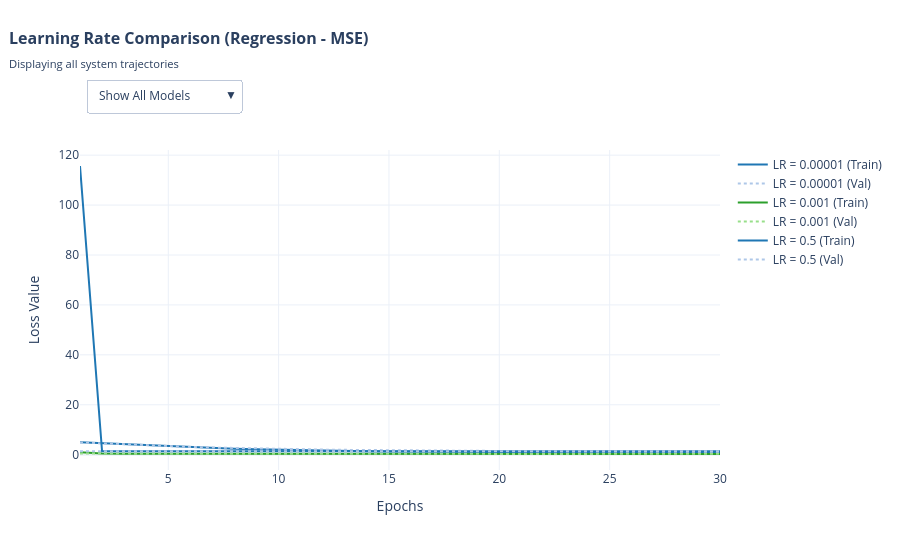

The cell this chart's notebook holds for it:
### Markdown cell above
### Trying learning rate variations

### Code cell
# BLOCK: Trying learning rate variations (Regression)
import torch.optim as optim

print("--- Experiment: Extreme Learning Rate Variations (Regression with Adam) ---")

# 1. Learning Rate: Truly Too Small (1e-5)
print("Training with LR = 0.00001 (Too Small)...")
lr_small_reg, hist_small_reg = build_and_train_mlp(
    X_train_t, y_train_t, X_valid_t, y_valid_t,
    optimizer_cls=optim.Adam, lr=0.00001, epochs=30
)
lr_small_reg.eval()
with torch.no_grad():
    test_loss_small_reg = nn.MSELoss()(lr_small_reg(X_test_t.to(device)), y_test_t.to(device)).item()

# 2. Learning Rate: Good/Baseline (0.001)
print("\nTraining with LR = 0.001 (Baseline)...")
lr_good_reg, hist_good_reg = build_and_train_mlp(
    X_train_t, y_train_t, X_valid_t, y_valid_t,
    optimizer_cls=optim.Adam, lr=0.001, epochs=30
)
lr_good_reg.eval()
with torch.no_grad():
    test_loss_good_reg = nn.MSELoss()(lr_good_reg(X_test_t.to(device)), y_test_t.to(device)).item()

# 3. Learning Rate: Truly Too Large (0.5)
print("\nTraining with LR = 0.5 (Too Large)...")
lr_large_reg, hist_large_reg = build_and_train_mlp(
    X_train_t, y_train_t, X_valid_t, y_valid_t,
    optimizer_cls=optim.Adam, lr=0.5, epochs=30
)
lr_large_reg.eval()
with torch.no_grad():
    test_loss_large_reg = nn.MSELoss()(lr_large_reg(X_test_t.to(device)), y_test_t.to(device)).item()

# --- Visualization & Comparison ---
lr_reg_experiments = {
    'LR = 0.00001': {'history': hist_small_reg, 'test_loss': test_loss_small_reg},
    'LR = 0.001': {'history': hist_good_reg, 'test_loss': test_loss_good_reg},
    'LR = 0.5': {'history': hist_large_reg, 'test_loss': test_loss_large_reg}
}

create_dynamic_evaluation_plot("Learning Rate Comparison (Regression - MSE)", lr_reg_experiments)

print("\n--- Final Regression Test Metrics (MSE) ---")
print(f"LR 0.00001 Test Loss: {test_loss_small_reg:.4f}")
print(f"LR 0.001   Test Loss: {test_loss_good_reg:.4f}")
print(f"LR 0.5     Test Loss: {test_loss_large_reg:.4f}")

### Figure 1 — Plotly figure (JSON) as saved in the notebook; plotly's stock layout.template omitted (floating-point values rounded to 4 significant figures)
{"data": [{"line": {"color": "#1f77b4", "width": 2}, "mode": "lines", "name": "LR = 0.00001 (Train)", "type": "scatter", "x": [1, 2, 3, 4, 5, 6, 7, 8, 9, 10, 11, 12, 13, 14, 15, 16, 17, 18, 19, 20, 21, 22, 23, 24, 25, 26, 27, 28, 29, 30], "y": [5.013, 4.603, 4.192, 3.789, 3.402, 3.037, 2.705, 2.413, 2.156, 1.937, 1.75, 1.593, 1.462, 1.351, 1.26, 1.184, 1.122, 1.069, 1.025, 0.987, 0.9535, 0.9237, 0.897, 0.8725, 0.8507, 0.8304, 0.8113, 0.7937, 0.7772, 0.7624]}, {"line": {"color": "#aec7e8", "dash": "dot", "width": 2}, "mode": "lines", "name": "LR = 0.00001 (Val)", "type": "scatter", "x": [1, 2, 3, 4, 5, 6, 7, 8, 9, 10, 11, 12, 13, 14, 15, 16, 17, 18, 19, 20, 21, 22, 23, 24, 25, 26, 27, 28, 29, 30], "y": [4.913, 4.503, 4.113, 3.752, 3.419, 3.118, 2.863, 2.644, 2.455, 2.294, 2.156, 2.037, 1.936, 1.839, 1.757, 1.684, 1.618, 1.557, 1.502, 1.452, 1.401, 1.356, 1.313, 1.271, 1.232, 1.194, 1.155, 1.122, 1.084, 1.054]}, {"line": {"color": "#2ca02c", "width": 2}, "mode": "lines", "name": "LR = 0.001 (Train)", "type": "scatter", "x": [1, 2, 3, 4, 5, 6, 7, 8, 9, 10, 11, 12, 13, 14, 15, 16, 17, 18, 19, 20, 21, 22, 23, 24, 25, 26, 27, 28, 29, 30], "y": [0.995, 0.4234, 0.3909, 0.3737, 0.3637, 0.3448, 0.3358, 0.3245, 0.3185, 0.3132, 0.3124, 0.3049, 0.2986, 0.3011, 0.2945, 0.2943, 0.2904, 0.2898, 0.2865, 0.2829, 0.2834, 0.2829, 0.2806, 0.2771, 0.2812, 0.2792, 0.2744, 0.2733, 0.2733, 0.2713]}, {"line": {"color": "#98df8a", "dash": "dot", "width": 2}, "mode": "lines", "name": "LR = 0.001 (Val)", "type": "scatter", "x": [1, 2, 3, 4, 5, 6, 7, 8, 9, 10, 11, 12, 13, 14, 15, 16, 17, 18, 19, 20, 21, 22, 23, 24, 25, 26, 27, 28, 29, 30], "y": [0.4794, 0.4026, 0.4149, 0.4135, 0.3565, 0.3509, 0.3516, 0.3333, 0.3239, 0.3621, 0.3433, 0.3217, 0.3262, 0.3067, 0.3317, 0.3072, 0.3142, 0.3134, 0.3141, 0.3197, 0.3126, 0.3142, 0.3029, 0.3131, 0.3325, 0.2948, 0.2935, 0.3026, 0.2988, 0.3252]}, {"line": {"color": "#1f77b4", "width": 2}, "mode": "lines", "name": "LR = 0.5 (Train)", "type": "scatter", "x": [1, 2, 3, 4, 5, 6, 7, 8, 9, 10, 11, 12, 13, 14, 15, 16, 17, 18, 19, 20, 21, 22, 23, 24, 25, 26, 27, 28, 29, 30], "y": [115.7, 1.327, 1.327, 1.328, 1.33, 1.328, 1.332, 1.33, 1.334, 1.335, 1.338, 1.344, 1.346, 1.351, 1.348, 1.351, 1.362, 1.37, 1.35, 1.366, 1.356, 1.365, 1.365, 1.359, 1.354, 1.376, 1.358, 1.368, 1.367, 1.349]}, {"line": {"color": "#aec7e8", "dash": "dot", "width": 2}, "mode": "lines", "name": "LR = 0.5 (Val)", "type": "scatter", "x": [1, 2, 3, 4, 5, 6, 7, 8, 9, 10, 11, 12, 13, 14, 15, 16, 17, 18, 19, 20, 21, 22, 23, 24, 25, 26, 27, 28, 29, 30], "y": [1.373, 1.375, 1.375, 1.373, 1.376, 1.377, 1.38, 1.393, 1.378, 1.378, 1.388, 1.4, 1.378, 1.48, 1.377, 1.477, 1.381, 1.374, 1.39, 1.377, 1.429, 1.375, 1.431, 1.376, 1.412, 1.391, 1.374, 1.501, 1.392, 1.376]}], "layout": {"height": 550, "margin": {"t": 150}, "title": {"font": {"size": 16}, "text": "<b>Learning Rate Comparison (Regression - MSE)</b><br><sub>Displaying all system trajectories</sub>", "x": 0.01, "xanchor": "left", "y": 0.92, "yanchor": "top"}, "updatemenus": [{"buttons": [{"args": [{"visible": [true, true, true, true, true, true]}, {"title": "<b>Learning Rate Comparison (Regression - MSE)</b><br><sub>Displaying all system trajectories</sub>"}], "label": "Show All Models", "method": "update"}, {"args": [{"visible": [true, true, false, false, false, false]}, {"title": "<b>Learning Rate Comparison (Regression - MSE)</b><br><sub>Isolating: LR = 0.00001 | Test Loss: 0.7351</sub>"}], "label": "Isolate: LR = 0.00001", "method": "update"}, {"args": [{"visible": [false, false, true, true, false, false]}, {"title": "<b>Learning Rate Comparison (Regression - MSE)</b><br><sub>Isolating: LR = 0.001 | Test Loss: 0.2958</sub>"}], "label": "Isolate: LR = 0.001", "method": "update"}, {"args": [{"visible": [false, false, false, false, true, true]}, {"title": "<b>Learning Rate Comparison (Regression - MSE)</b><br><sub>Isolating: LR = 0.5 | Test Loss: 1.3167</sub>"}], "label": "Isolate: LR = 0.5", "method": "update"}], "direction": "down", "showactive": true, "x": 0.01, "xanchor": "left", "y": 1.12, "yanchor": "bottom"}], "xaxis": {"title": {"text": "Epochs"}}, "yaxis": {"title": {"text": "Loss Value"}}}}
